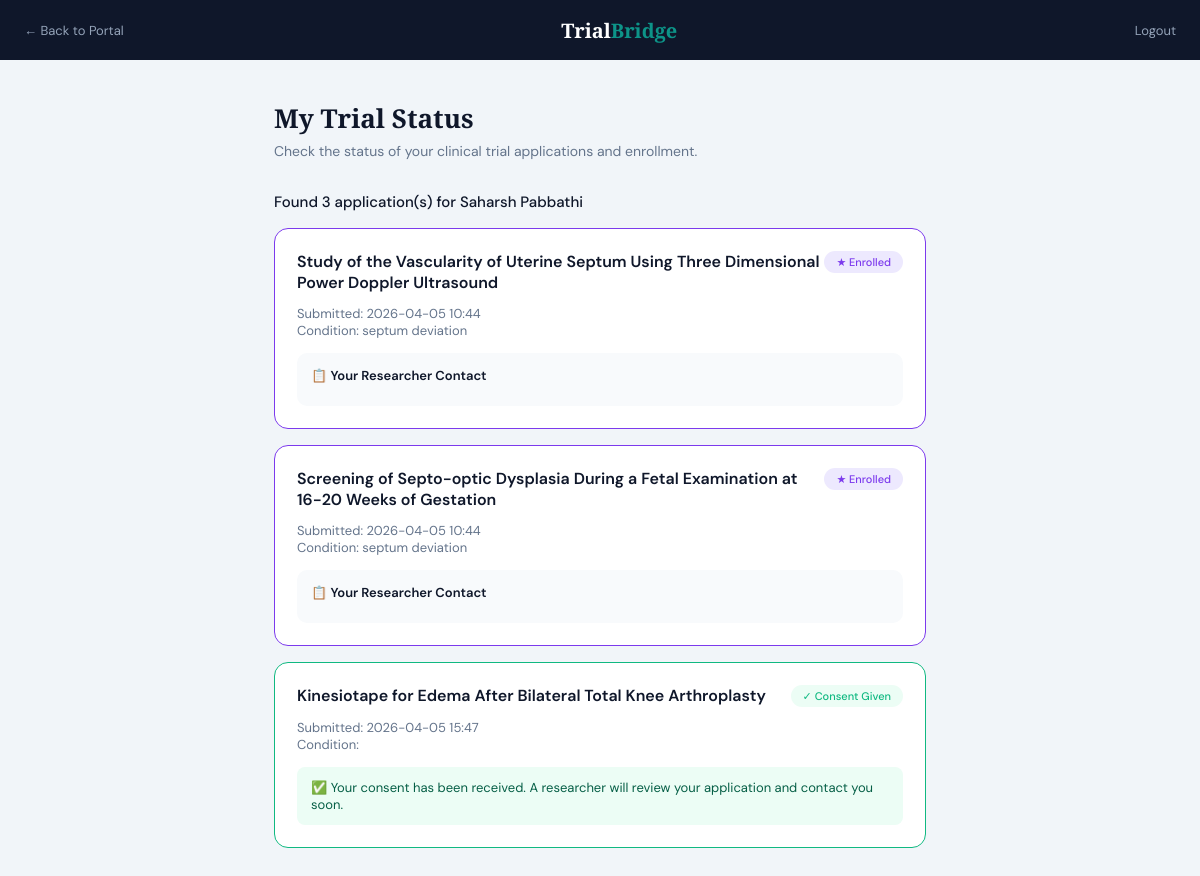
/my-status (signed in), run on an earlier commit of the app's database.
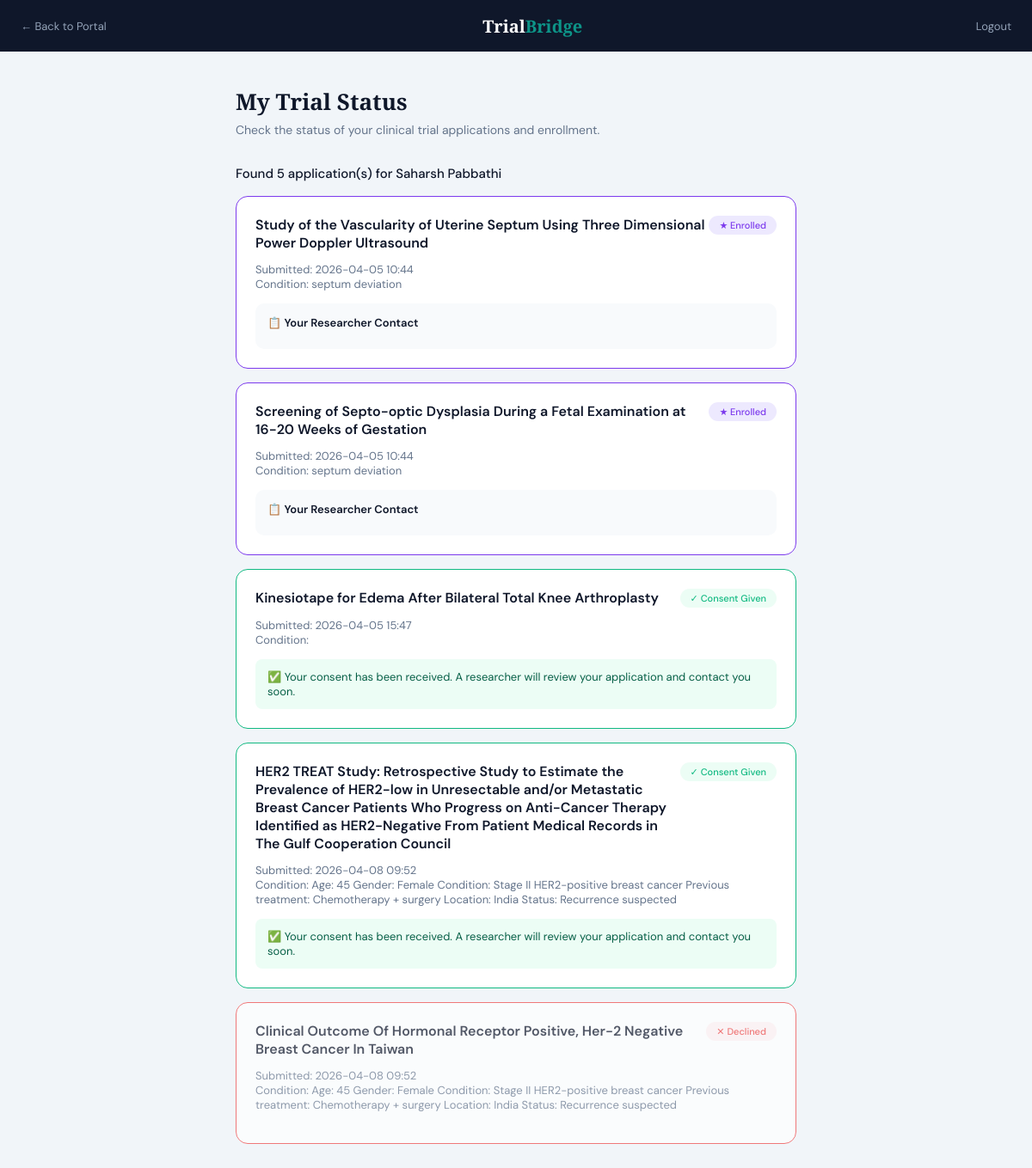
And on a later commit of the database.
### tables this page shows
CREATE TABLE consents (
                    id INTEGER PRIMARY KEY AUTOINCREMENT,
                    patient_name TEXT,
                    patient_email TEXT,
                    condition TEXT,
                    patient_age TEXT,
                    patient_gender TEXT,
                    trial_id TEXT,
                    trial_title TEXT,
                    decision TEXT,
                    timestamp TEXT,
                    enrolled BOOLEAN
                 );

### app.py (the view)
@app.route("/my-status")
def my_status():
    if session.get("role") != "patient":
        return redirect(url_for("patient_login"))
    email = session.get("email")
    name = session.get("name")
    conn = get_db_connection()
    enrollments = [dict(row) for row in conn.execute("SELECT * FROM consents WHERE patient_email = ?", (email,)).fetchall()]
    conn.close()
    return render_template("patient_dashboard.html", name=name, email=email, enrollments=enrollments)

### app.py (called while the page is built)
def get_db_connection():
    import sqlite3
    conn = sqlite3.connect(DB_FILE)
    conn.row_factory = sqlite3.Row
    return conn

### templates/patient_dashboard.html (shortened to what this page needs)
<!DOCTYPE html>
<html lang="en">
<head>
</head>
<body>
<nav>
  <a href="/patient" class="nav-back">← Back to Portal</a>
  <div class="nav-brand">Trial<span>Bridge</span></div>
  <a href="/logout" class="nav-back" style="margin-left: 20px;">Logout</a>
</nav>
<div class="container">
  <h2>My Trial Status</h2>
  <p class="sub">Check the status of your clinical trial applications and enrollment.</p>
  {% if email %}
    {% if enrollments %}
      <h3 style="font-size:15px; font-weight:500; color:#0f172a; margin-bottom:16px;">
        Found {{ enrollments|length }} application(s) for {{ name }}
      </h3>
      {% for e in enrollments %}
      <div class="status-card {{ 'enrolled' if e.enrolled else e.decision }}">
        <div class="card-header">
          <div class="trial-name">{{ e.trial_title }}</div>
          {% if e.enrolled %}
            <span class="chip enrolled">★ Enrolled</span>
          {% elif e.decision == 'accepted' %}
            <span class="chip accepted">✓ Consent Given</span>
          {% else %}
            <span class="chip rejected">✕ Declined</span>
          {% endif %}
        </div>
        <div class="meta">
          Submitted: {{ e.timestamp }}<br>
          Condition: {{ e.condition }}
        </div>
        {% if e.enrolled %}
        <div class="contact-box">
          <h4>📋 Your Researcher Contact</h4>
        </div>
        {% elif e.decision == 'accepted' %}
        <div style="background:#ecfdf5; padding:12px 14px; border-radius:8px; font-size:13px; color:#065f46;">
          ✅ Your consent has been received. A researcher will review your application and contact you soon.
        </div>
        {% endif %}
      </div>
      {% endfor %}
    {% else %}
      <div class="empty">
        <div class="empty-icon">📭</div>
        <p>No applications found for <strong>{{ email }}</strong>.<br>
        Please make sure you used the same email when signing up.</p>
      </div>
    {% endif %}
  {% endif %}
</div>
</body>
</html>

### templates/patient_dashboard.html (style rules this page uses)
*, *::before, *::after { box-sizing: border-box; margin: 0; padding: 0; }
body { font-family: 'DM Sans', sans-serif; background: #f1f5f9; min-height: 100vh; }
nav { background: #0f172a; padding: 0 24px; height: 60px; display: flex; align-items: center; justify-content: space-between; }
.nav-brand { font-family: 'Playfair Display', serif; font-size: 20px; font-weight: 700; color: white; }
.nav-brand span { color: #0d9488; }
.nav-back { color: #94a3b8; text-decoration: none; font-size: 13px; }
.container { max-width: 700px; margin: 40px auto; padding: 0 24px; }
h2 { font-family: 'Playfair Display', serif; font-size: 26px; color: #0f172a; margin-bottom: 6px; }
.sub { color: #64748b; font-size: 14px; margin-bottom: 32px; }
.status-card { background: white; border: 1.5px solid #e2e8f0; border-radius: 14px; padding: 22px; margin-bottom: 16px; }
.status-card.enrolled { border-color: #7c3aed; }
.status-card.accepted { border-color: #10b981; }
.status-card.rejected { border-color: #ef4444; opacity: 0.7; }
.card-header { display: flex; justify-content: space-between; align-items: flex-start; margin-bottom: 12px; }
.trial-name { font-weight: 600; font-size: 16px; color: #0f172a; }
.chip { font-size: 11px; font-weight: 500; padding: 4px 12px; border-radius: 100px; white-space: nowrap; }
.chip.enrolled { background: #ede9fe; color: #7c3aed; }
.chip.accepted { background: #ecfdf5; color: #10b981; }
.chip.rejected { background: #fef2f2; color: #ef4444; }
.meta { font-size: 13px; color: #64748b; margin-bottom: 14px; }
.contact-box { background: #f8fafc; border-radius: 10px; padding: 14px; margin-top: 12px; }
.contact-box h4 { font-size: 13px; font-weight: 600; color: #0f172a; margin-bottom: 8px; }

What changed in the data, as far as the page shows it:
added consents: trial_title "HER2 TREAT Study: Retrospective Study to Estimate the Prevalence of HER2-low in Unresectable and/or Metastatic Breast Cancer Patients Who Progress on Anti-Cancer Therapy Identified as HER2-Negative From Patient Medical Records in The Gulf Cooperation Council", enrolled "✓ Consent Given", timestamp "2026-04-08 09:52", condition "Age: 45 Gender: Female Condition: Stage II HER2-positive breast cancer Previous treatment: Chemotherapy + surgery Location: India Status: Recurrence suspected", shows "✅ Your consent has been received. A researcher will review your application and contact you soon."
added consents: trial_title "Clinical Outcome Of Hormonal Receptor Positive, Her-2 Negative Breast Cancer In Taiwan", enrolled "✕ Declined", timestamp "2026-04-08 09:52", condition "Age: 45 Gender: Female Condition: Stage II HER2-positive breast cancer Previous treatment: Chemotherapy + surgery Location: India Status: Recurrence suspected"
Also different on the page:
{{ enrollments|length }}: "3" → "5"
